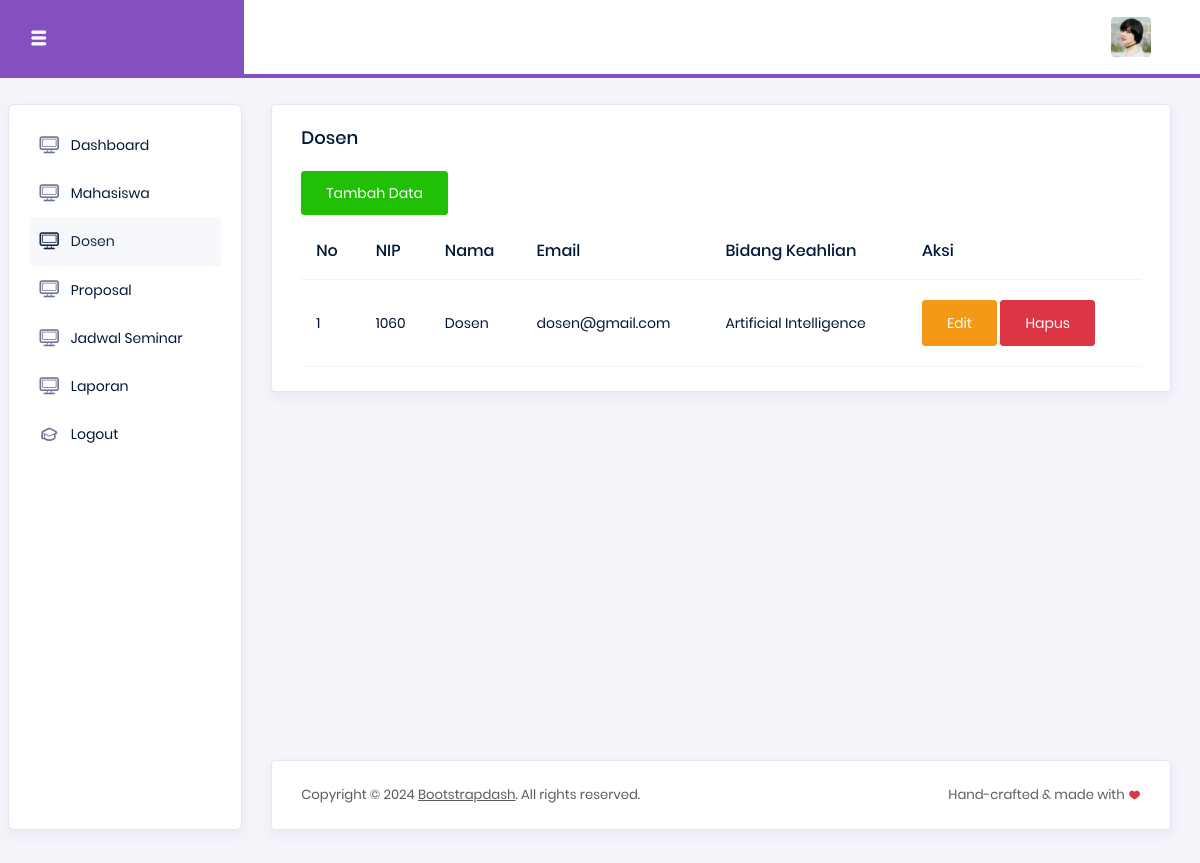
The page /admin/dosen.php (signed in) on the database its author committed.
### tables this page shows
CREATE TABLE `dosen` (
  `nip` varchar(20) NOT NULL,
  `nama` varchar(100) NOT NULL,
  `email` varchar(100) NOT NULL,
  `bidang_keahlian` text DEFAULT NULL,
  `password` varchar(255) NOT NULL
);

### admin/dosen.php (the view, shortened to what this page needs)
<?php
include '../koneksi.php';
?>
<!DOCTYPE html>
<html lang="en">
<head>
  <link rel="stylesheet" href="../assets/vendors/typicons/typicons.css">
  <link rel="stylesheet" href="../assets/vendors/css/vendor.bundle.base.css">
  <link rel="stylesheet" href="../assets/css/style.css">
</head>
<body>
  <div class="container-scroller">
    <nav class="navbar col-lg-12 col-12 p-0 fixed-top d-flex flex-row">
      <div class="navbar-brand-wrapper d-flex justify-content-center">
        <div class="navbar-brand-inner-wrapper d-flex justify-content-between align-items-center w-100">
          <button class="navbar-toggler navbar-toggler align-self-center" type="button" data-toggle="minimize">
            <span class="typcn typcn-th-menu"></span>
          </button>
        </div>
      </div>
      <div class="navbar-menu-wrapper d-flex align-items-center justify-content-end">
        <ul class="navbar-nav me-lg-2">
          <li class="nav-item nav-profile dropdown">
            <a class="nav-link" href="#" data-bs-toggle="dropdown" id="profileDropdown">
              <img src="../assets/images/faces/face5.jpg" alt="profile"/>
            </a>
          </li>
        </ul>
      </div>
    </nav>
    <div class="container-fluid page-body-wrapper">
      <nav class="sidebar sidebar-offcanvas" id="sidebar">
        <ul class="nav">
          <li class="nav-item">
            <a class="nav-link" href="index.php">
              <i class="typcn typcn-device-desktop menu-icon"></i>
              <span class="menu-title">Dashboard</span>
            </a>
          </li>
          <li class="nav-item">
            <a class="nav-link" href="mahasiswa.php">
              <i class="typcn typcn-device-desktop menu-icon"></i>
              <span class="menu-title">Mahasiswa</span>
            </a>
          </li>
          <li class="nav-item">
            <a class="nav-link" href="dosen.php">
              <i class="typcn typcn-device-desktop menu-icon"></i>
              <span class="menu-title">Dosen</span>
            </a>
          </li>
          <li class="nav-item">
            <a class="nav-link" href="proposal.php">
              <i class="typcn typcn-device-desktop menu-icon"></i>
              <span class="menu-title">Proposal</span>
            </a>
          </li>
          <li class="nav-item">
            <a class="nav-link" href="jadwal.php">
              <i class="typcn typcn-device-desktop menu-icon"></i>
              <span class="menu-title">Jadwal Seminar</span>
            </a>
          </li>
          <li class="nav-item">
            <a class="nav-link" href="laporan.php">
              <i class="typcn typcn-device-desktop menu-icon"></i>
              <span class="menu-title">Laporan</span>
            </a>
          </li>
          <li class="nav-item">
            <a class="nav-link" href="logout.php">
              <i class="typcn typcn-mortar-board menu-icon"></i>
              <span class="menu-title">Logout</span>
            </a>
          </li>
        </ul>
      </nav>
      <div class="main-panel">
        <div class="content-wrapper">
            <div class="row">
            <div class="col-lg-12 grid-margin stretch-card">
                <div class="card">
                <div class="card-body">
                    <h4 class="card-title">Dosen</h4>
                    <a class="btn btn-success mb-2" href="tambahdosen.php">Tambah Data</a>
                    <div class="table-responsive">
                    <table class="table">
                        <thead>
                        <tr>
                            <th>No</th>
                            <th>NIP</th>
                            <th>Nama</th>
                            <th>Email</th>
                            <th>Bidang Keahlian</th>
                            <th>Aksi</th>
                        </tr>
                        </thead>
                        <tbody>
                        <?php
                            $no = 1;
                            $tampil = mysqli_query($koneksi, "SELECT * FROM dosen ORDER BY nip ASC");
                            while($data = mysqli_fetch_array($tampil)):
                        ?>
                        <tr>
                            <td><?= $no++ ?></td>
                            <td><?= $data['nip'] ?></td>
                            <td><?= $data['nama'] ?></td>
                            <td><?= $data['email'] ?></td>
                            <td><?= $data['bidang_keahlian'] ?></td>
                            <td>
                            <a class="btn btn-warning" href="editdosen.php?hal=edit&nip=<?= $data['nip'] ?>">
                                <i class="fas fa-edit"></i> Edit
                            </a>
                            <a class="btn btn-danger" href="dosen.php?hal=hapus&nip=<?= $data['nip'] ?>"
                                onclick="return confirm('Apakah Anda yakin ingin menghapus data dosen ini?')">
                                <i class="fas fa-trash"></i> Hapus
                            </a>
                            </td>
                        </tr>
                        <?php
                            endwhile;
                        ?>
                        </tbody>
                    </table>
                    </div>
                </div>
                </div>
            </div>
            </div>
        </div>
        <footer class="footer">
            <div class="card">
            <div class="card-body">
                <div class="d-sm-flex justify-content-center justify-content-sm-between">
                <span class="text-muted text-center text-sm-left d-block d-sm-inline-block">Copyright © 2024 <a href="https://www.bootstrapdash.com/" class="text-muted" target="_blank">Bootstrapdash</a>. All rights reserved.</span>
                <span class="float-none float-sm-right d-block mt-1 mt-sm-0 text-center text-muted">Hand-crafted & made with <i class="typcn typcn-heart-full-outline text-danger"></i></span>
                </div>
            </div>
            </div>
        </footer>
      </div>
    </div>
  </div>
</body>
</html>

### rows shown on the page
dosen: nip "1060", nama "Dosen", email "dosen@gmail.com", bidang_keahlian "Artificial Intelligence"
